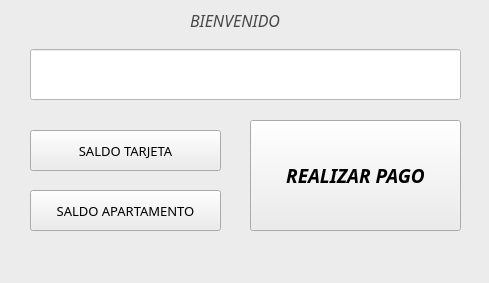
<?xml version="1.0" encoding="UTF-8"?>
<ui version="4.0">
 <class>MainWindow</class>
 <widget class="QMainWindow" name="MainWindow">
  <property name="geometry">
   <rect>
    <x>0</x>
    <y>0</y>
    <width>489</width>
    <height>283</height>
   </rect>
  </property>
  <property name="windowTitle">
   <string>MainWindow</string>
  </property>
  <property name="styleSheet">
   <string notr="true">background-color: rgb(236, 236, 236);</string>
  </property>
  <widget class="QWidget" name="centralwidget">
   <widget class="QLabel" name="label_2">
    <property name="geometry">
     <rect>
      <x>190</x>
      <y>0</y>
      <width>131</width>
      <height>41</height>
     </rect>
    </property>
    <property name="font">
     <font>
      <family>Monotype Corsiva</family>
      <pointsize>12</pointsize>
      <weight>50</weight>
      <italic>true</italic>
      <bold>false</bold>
     </font>
    </property>
    <property name="styleSheet">
     <string notr="true">background-color: rgb(236, 236, 236);
color: rgb(71, 71, 71);</string>
    </property>
    <property name="text">
     <string>BIENVENIDO</string>
    </property>
   </widget>
   <widget class="QLineEdit" name="linea">
    <property name="geometry">
     <rect>
      <x>30</x>
      <y>49</y>
      <width>431</width>
      <height>51</height>
     </rect>
    </property>
    <property name="font">
     <font>
      <family>Poor Richard</family>
      <pointsize>12</pointsize>
     </font>
    </property>
    <property name="styleSheet">
     <string notr="true">background-color: rgb(255, 255, 255);</string>
    </property>
   </widget>
   <widget class="QPushButton" name="apartamento">
    <property name="geometry">
     <rect>
      <x>30</x>
      <y>190</y>
      <width>191</width>
      <height>41</height>
     </rect>
    </property>
    <property name="font">
     <font>
      <family>Lucida Fax</family>
      <pointsize>10</pointsize>
      <weight>50</weight>
      <bold>false</bold>
     </font>
    </property>
    <property name="styleSheet">
     <string notr="true"/>
    </property>
    <property name="text">
     <string>SALDO APARTAMENTO</string>
    </property>
   </widget>
   <widget class="QPushButton" name="tarjeta">
    <property name="geometry">
     <rect>
      <x>30</x>
      <y>130</y>
      <width>191</width>
      <height>41</height>
     </rect>
    </property>
    <property name="font">
     <font>
      <family>Lucida Fax</family>
      <pointsize>10</pointsize>
      <weight>50</weight>
      <italic>false</italic>
      <bold>false</bold>
     </font>
    </property>
    <property name="styleSheet">
     <string notr="true"/>
    </property>
    <property name="text">
     <string>SALDO TARJETA</string>
    </property>
   </widget>
   <widget class="QPushButton" name="botonpago">
    <property name="geometry">
     <rect>
      <x>250</x>
      <y>120</y>
      <width>211</width>
      <height>111</height>
     </rect>
    </property>
    <property name="font">
     <font>
      <family>Lucida Fax</family>
      <pointsize>14</pointsize>
      <weight>75</weight>
      <italic>true</italic>
      <bold>true</bold>
     </font>
    </property>
    <property name="styleSheet">
     <string notr="true"/>
    </property>
    <property name="text">
     <string>REALIZAR PAGO</string>
    </property>
   </widget>
  </widget>
  <widget class="QMenuBar" name="menubar">
   <property name="geometry">
    <rect>
     <x>0</x>
     <y>0</y>
     <width>489</width>
     <height>21</height>
    </rect>
   </property>
  </widget>
  <widget class="QStatusBar" name="statusbar"/>
 </widget>
 <resources/>
 <connections/>
</ui>
